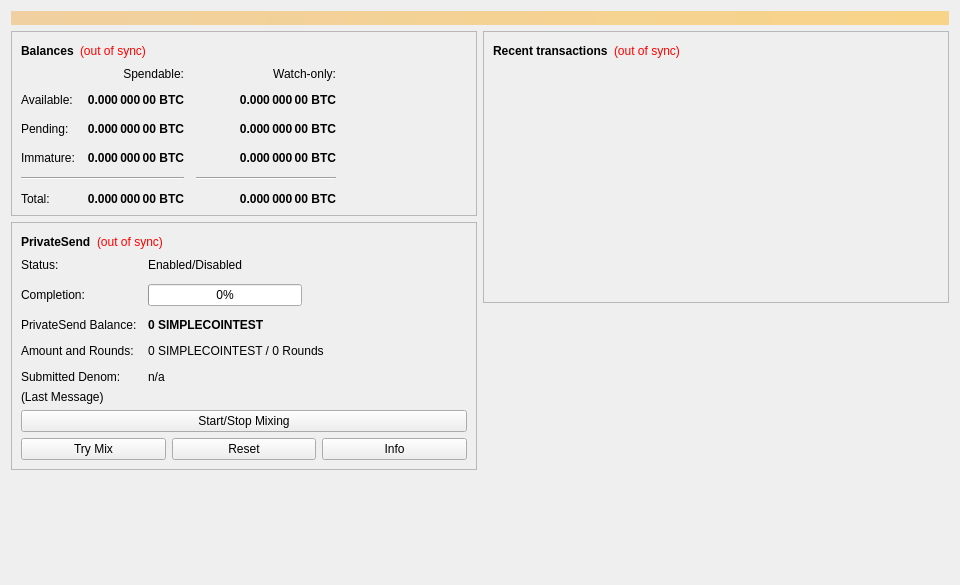
<?xml version="1.0" encoding="UTF-8"?>
<ui version="4.0">
 <class>OverviewPage</class>
 <widget class="QWidget" name="OverviewPage">
  <property name="geometry">
   <rect>
    <x>0</x>
    <y>0</y>
    <width>960</width>
    <height>585</height>
   </rect>
  </property>
  <property name="minimumSize">
   <size>
    <width>960</width>
    <height>0</height>
   </size>
  </property>
  <property name="windowTitle">
   <string>Form</string>
  </property>
  <layout class="QVBoxLayout" name="topLayout">
   <item>
    <widget class="QLabel" name="labelAlerts">
     <property name="visible">
      <bool>false</bool>
     </property>
     <property name="styleSheet">
      <string notr="true">QLabel { background-color: qlineargradient(x1: 0, y1: 0, x2: 1, y2: 0, stop:0 #F0D0A0, stop:1 #F8D488); color:#000000; }</string>
     </property>
     <property name="wordWrap">
      <bool>true</bool>
     </property>
     <property name="margin">
      <number>3</number>
     </property>
     <property name="textInteractionFlags">
      <set>Qt::TextSelectableByMouse</set>
     </property>
    </widget>
   </item>
   <item>
    <layout class="QHBoxLayout" name="horizontalLayout" stretch="1,1">
     <item>
      <layout class="QVBoxLayout" name="verticalLayout_2">
       <item>
        <widget class="QFrame" name="frame">
         <property name="frameShape">
          <enum>QFrame::StyledPanel</enum>
         </property>
         <property name="frameShadow">
          <enum>QFrame::Raised</enum>
         </property>
         <layout class="QVBoxLayout" name="verticalLayout_4">
          <item>
           <layout class="QHBoxLayout" name="horizontalLayout_4">
            <item>
             <widget class="QLabel" name="label_5">
              <property name="font">
               <font>
                <weight>75</weight>
                <bold>true</bold>
               </font>
              </property>
              <property name="text">
               <string>Balances</string>
              </property>
             </widget>
            </item>
            <item>
             <widget class="QLabel" name="labelWalletStatus">
              <property name="toolTip">
               <string>The displayed information may be out of date. Your wallet automatically synchronizes with the Simplecointest network after a connection is established, but this process has not completed yet.</string>
              </property>
              <property name="styleSheet">
               <string notr="true">QLabel { color: red; }</string>
              </property>
              <property name="text">
               <string notr="true">(out of sync)</string>
              </property>
              <property name="alignment">
               <set>Qt::AlignLeading|Qt::AlignLeft|Qt::AlignVCenter</set>
              </property>
             </widget>
            </item>
            <item>
             <spacer name="horizontalSpacer_3">
              <property name="orientation">
               <enum>Qt::Horizontal</enum>
              </property>
              <property name="sizeHint" stdset="0">
               <size>
                <width>40</width>
                <height>20</height>
               </size>
              </property>
             </spacer>
            </item>
           </layout>
          </item>
          <item>
           <layout class="QGridLayout" name="gridLayout">
            <property name="spacing">
             <number>12</number>
            </property>
            <item row="2" column="2">
             <widget class="QLabel" name="labelWatchPending">
              <property name="font">
               <font>
                <weight>75</weight>
                <bold>true</bold>
               </font>
              </property>
              <property name="cursor">
               <cursorShape>IBeamCursor</cursorShape>
              </property>
              <property name="toolTip">
               <string>Unconfirmed transactions to watch-only addresses</string>
              </property>
              <property name="text">
               <string notr="true">0.000 000 00 BTC</string>
              </property>
              <property name="alignment">
               <set>Qt::AlignRight|Qt::AlignTrailing|Qt::AlignVCenter</set>
              </property>
              <property name="textInteractionFlags">
               <set>Qt::LinksAccessibleByMouse|Qt::TextSelectableByKeyboard|Qt::TextSelectableByMouse</set>
              </property>
             </widget>
            </item>
            <item row="2" column="1">
             <widget class="QLabel" name="labelUnconfirmed">
              <property name="font">
               <font>
                <weight>75</weight>
                <bold>true</bold>
               </font>
              </property>
              <property name="cursor">
               <cursorShape>IBeamCursor</cursorShape>
              </property>
              <property name="toolTip">
               <string>Total of transactions that have yet to be confirmed, and do not yet count toward the spendable balance</string>
              </property>
              <property name="text">
               <string notr="true">0.000 000 00 BTC</string>
              </property>
              <property name="alignment">
               <set>Qt::AlignRight|Qt::AlignTrailing|Qt::AlignVCenter</set>
              </property>
              <property name="textInteractionFlags">
               <set>Qt::LinksAccessibleByMouse|Qt::TextSelectableByKeyboard|Qt::TextSelectableByMouse</set>
              </property>
             </widget>
            </item>
            <item row="3" column="2">
             <widget class="QLabel" name="labelWatchImmature">
              <property name="font">
               <font>
                <weight>75</weight>
                <bold>true</bold>
               </font>
              </property>
              <property name="cursor">
               <cursorShape>IBeamCursor</cursorShape>
              </property>
              <property name="toolTip">
               <string>Mined balance in watch-only addresses that has not yet matured</string>
              </property>
              <property name="text">
               <string notr="true">0.000 000 00 BTC</string>
              </property>
              <property name="alignment">
               <set>Qt::AlignRight|Qt::AlignTrailing|Qt::AlignVCenter</set>
              </property>
              <property name="textInteractionFlags">
               <set>Qt::LinksAccessibleByMouse|Qt::TextSelectableByKeyboard|Qt::TextSelectableByMouse</set>
              </property>
             </widget>
            </item>
            <item row="4" column="0" colspan="2">
             <widget class="Line" name="lineSpendableBalance">
              <property name="orientation">
               <enum>Qt::Horizontal</enum>
              </property>
             </widget>
            </item>
            <item row="4" column="2">
             <widget class="Line" name="lineWatchBalance">
              <property name="sizePolicy">
               <sizepolicy hsizetype="Preferred" vsizetype="Fixed">
                <horstretch>0</horstretch>
                <verstretch>0</verstretch>
               </sizepolicy>
              </property>
              <property name="minimumSize">
               <size>
                <width>140</width>
                <height>0</height>
               </size>
              </property>
              <property name="orientation">
               <enum>Qt::Horizontal</enum>
              </property>
             </widget>
            </item>
            <item row="5" column="0">
             <widget class="QLabel" name="labelTotalText">
              <property name="text">
               <string>Total:</string>
              </property>
             </widget>
            </item>
            <item row="3" column="1">
             <widget class="QLabel" name="labelImmature">
              <property name="font">
               <font>
                <weight>75</weight>
                <bold>true</bold>
               </font>
              </property>
              <property name="cursor">
               <cursorShape>IBeamCursor</cursorShape>
              </property>
              <property name="toolTip">
               <string>Mined balance that has not yet matured</string>
              </property>
              <property name="text">
               <string notr="true">0.000 000 00 BTC</string>
              </property>
              <property name="alignment">
               <set>Qt::AlignRight|Qt::AlignTrailing|Qt::AlignVCenter</set>
              </property>
              <property name="textInteractionFlags">
               <set>Qt::LinksAccessibleByMouse|Qt::TextSelectableByKeyboard|Qt::TextSelectableByMouse</set>
              </property>
             </widget>
            </item>
            <item row="2" column="3">
             <spacer name="horizontalSpacer_2">
              <property name="orientation">
               <enum>Qt::Horizontal</enum>
              </property>
              <property name="sizeHint" stdset="0">
               <size>
                <width>40</width>
                <height>20</height>
               </size>
              </property>
             </spacer>
            </item>
            <item row="3" column="0">
             <widget class="QLabel" name="labelImmatureText">
              <property name="text">
               <string>Immature:</string>
              </property>
             </widget>
            </item>
            <item row="5" column="1">
             <widget class="QLabel" name="labelTotal">
              <property name="font">
               <font>
                <weight>75</weight>
                <bold>true</bold>
               </font>
              </property>
              <property name="cursor">
               <cursorShape>IBeamCursor</cursorShape>
              </property>
              <property name="toolTip">
               <string>Your current total balance</string>
              </property>
              <property name="text">
               <string notr="true">0.000 000 00 BTC</string>
              </property>
              <property name="alignment">
               <set>Qt::AlignRight|Qt::AlignTrailing|Qt::AlignVCenter</set>
              </property>
              <property name="textInteractionFlags">
               <set>Qt::LinksAccessibleByMouse|Qt::TextSelectableByKeyboard|Qt::TextSelectableByMouse</set>
              </property>
             </widget>
            </item>
            <item row="5" column="2">
             <widget class="QLabel" name="labelWatchTotal">
              <property name="font">
               <font>
                <weight>75</weight>
                <bold>true</bold>
               </font>
              </property>
              <property name="cursor">
               <cursorShape>IBeamCursor</cursorShape>
              </property>
              <property name="toolTip">
               <string>Current total balance in watch-only addresses</string>
              </property>
              <property name="text">
               <string notr="true">0.000 000 00 BTC</string>
              </property>
              <property name="alignment">
               <set>Qt::AlignRight|Qt::AlignTrailing|Qt::AlignVCenter</set>
              </property>
              <property name="textInteractionFlags">
               <set>Qt::LinksAccessibleByMouse|Qt::TextSelectableByKeyboard|Qt::TextSelectableByMouse</set>
              </property>
             </widget>
            </item>
            <item row="0" column="2">
             <widget class="QLabel" name="labelWatchonly">
              <property name="text">
               <string>Watch-only:</string>
              </property>
              <property name="alignment">
               <set>Qt::AlignRight|Qt::AlignTrailing|Qt::AlignVCenter</set>
              </property>
             </widget>
            </item>
            <item row="1" column="0">
             <widget class="QLabel" name="labelBalanceText">
              <property name="text">
               <string>Available:</string>
              </property>
             </widget>
            </item>
            <item row="1" column="1">
             <widget class="QLabel" name="labelBalance">
              <property name="font">
               <font>
                <weight>75</weight>
                <bold>true</bold>
               </font>
              </property>
              <property name="cursor">
               <cursorShape>IBeamCursor</cursorShape>
              </property>
              <property name="toolTip">
               <string>Your current spendable balance</string>
              </property>
              <property name="text">
               <string notr="true">0.000 000 00 BTC</string>
              </property>
              <property name="alignment">
               <set>Qt::AlignRight|Qt::AlignTrailing|Qt::AlignVCenter</set>
              </property>
              <property name="textInteractionFlags">
               <set>Qt::LinksAccessibleByMouse|Qt::TextSelectableByKeyboard|Qt::TextSelectableByMouse</set>
              </property>
             </widget>
            </item>
            <item row="1" column="2">
             <widget class="QLabel" name="labelWatchAvailable">
              <property name="font">
               <font>
                <weight>75</weight>
                <bold>true</bold>
               </font>
              </property>
              <property name="cursor">
               <cursorShape>IBeamCursor</cursorShape>
              </property>
              <property name="toolTip">
               <string>Your current balance in watch-only addresses</string>
              </property>
              <property name="text">
               <string notr="true">0.000 000 00 BTC</string>
              </property>
              <property name="alignment">
               <set>Qt::AlignRight|Qt::AlignTrailing|Qt::AlignVCenter</set>
              </property>
              <property name="textInteractionFlags">
               <set>Qt::LinksAccessibleByMouse|Qt::TextSelectableByKeyboard|Qt::TextSelectableByMouse</set>
              </property>
             </widget>
            </item>
            <item row="2" column="0">
             <widget class="QLabel" name="labelPendingText">
              <property name="text">
               <string>Pending:</string>
              </property>
             </widget>
            </item>
            <item row="0" column="1">
             <widget class="QLabel" name="labelSpendable">
              <property name="text">
               <string>Spendable:</string>
              </property>
              <property name="alignment">
               <set>Qt::AlignRight|Qt::AlignTrailing|Qt::AlignVCenter</set>
              </property>
             </widget>
            </item>
           </layout>
          </item>
         </layout>
        </widget>
       </item>
       <item>
        <widget class="QFrame" name="framePrivateSend">
         <property name="layoutDirection">
          <enum>Qt::LeftToRight</enum>
         </property>
         <property name="frameShape">
          <enum>QFrame::StyledPanel</enum>
         </property>
         <property name="frameShadow">
          <enum>QFrame::Raised</enum>
         </property>
         <layout class="QVBoxLayout" name="VerticalLayout_PS1">
          <item>
           <layout class="QHBoxLayout" name="horizontalLayout_5">
            <item>
             <widget class="QLabel" name="labelPrivateSendHeader">
              <property name="font">
               <font>
                <weight>75</weight>
                <bold>true</bold>
               </font>
              </property>
              <property name="text">
               <string>PrivateSend</string>
              </property>
             </widget>
            </item>
            <item>
             <widget class="QLabel" name="labelPrivateSendSyncStatus">
              <property name="toolTip">
               <string>The displayed information may be out of date. Your wallet automatically synchronizes with the Simplecointest network after a connection is established, but this process has not completed yet.</string>
              </property>
              <property name="styleSheet">
               <string notr="true">QLabel { color: red; }</string>
              </property>
              <property name="text">
               <string notr="true">(out of sync)</string>
              </property>
              <property name="alignment">
               <set>Qt::AlignLeading|Qt::AlignLeft|Qt::AlignVCenter</set>
              </property>
             </widget>
            </item>
            <item>
             <spacer name="horizontalSpacer_4">
              <property name="orientation">
               <enum>Qt::Horizontal</enum>
              </property>
              <property name="sizeHint" stdset="0">
               <size>
                <width>40</width>
                <height>20</height>
               </size>
              </property>
             </spacer>
            </item>
           </layout>
          </item>
          <item>
           <layout class="QFormLayout" name="privateSendFormLayout">
            <property name="fieldGrowthPolicy">
             <enum>QFormLayout::AllNonFixedFieldsGrow</enum>
            </property>
            <property name="horizontalSpacing">
             <number>11</number>
            </property>
            <property name="verticalSpacing">
             <number>12</number>
            </property>
            <item row="0" column="0">
             <widget class="QLabel" name="labelPrivateSendEnabledText">
              <property name="text">
               <string>Status:</string>
              </property>
             </widget>
            </item>
            <item row="0" column="1">
             <widget class="QLabel" name="labelPrivateSendEnabled">
              <property name="text">
               <string>Enabled/Disabled</string>
              </property>
             </widget>
            </item>
            <item row="1" column="0">
             <widget class="QLabel" name="labelCompletitionText">
              <property name="text">
               <string>Completion:</string>
              </property>
             </widget>
            </item>
            <item row="1" column="1">
             <widget class="QProgressBar" name="privateSendProgress">
              <property name="maximumSize">
               <size>
                <width>154</width>
                <height>16777215</height>
               </size>
              </property>
              <property name="value">
               <number>0</number>
              </property>
             </widget>
            </item>
            <item row="2" column="0">
             <widget class="QLabel" name="labelAnonymizedText">
              <property name="text">
               <string>PrivateSend Balance:</string>
              </property>
             </widget>
            </item>
            <item row="2" column="1">
             <widget class="QLabel" name="labelAnonymized">
              <property name="font">
               <font>
                <weight>75</weight>
                <bold>true</bold>
               </font>
              </property>
              <property name="text">
               <string notr="true">0 SIMPLECOINTEST</string>
              </property>
             </widget>
            </item>
            <item row="3" column="0">
             <widget class="QLabel" name="labelAmountAndRoundsText">
              <property name="text">
               <string>Amount and Rounds:</string>
              </property>
             </widget>
            </item>
            <item row="3" column="1">
             <widget class="QLabel" name="labelAmountRounds">
              <property name="text">
               <string>0 SIMPLECOINTEST / 0 Rounds</string>
              </property>
             </widget>
            </item>
            <item row="4" column="0">
             <widget class="QLabel" name="labelSubmittedDenomText">
              <property name="text">
               <string>Submitted Denom:</string>
              </property>
             </widget>
            </item>
            <item row="4" column="1">
             <widget class="QLabel" name="labelSubmittedDenom">
              <property name="toolTip">
               <string>The denominations you submitted to the Masternode.&lt;br&gt;To mix, other users must submit the exact same denominations.</string>
              </property>
              <property name="text">
               <string>n/a</string>
              </property>
             </widget>
            </item>
           </layout>
          </item>
          <item>
           <layout class="QVBoxLayout" name="VerticalLayout_PS">
            <item>
             <widget class="QLabel" name="labelPrivateSendLastMessage">
              <property name="text">
               <string>(Last Message)</string>
              </property>
              <property name="alignment">
               <set>Qt::AlignLeading|Qt::AlignLeft|Qt::AlignTop</set>
              </property>
              <property name="wordWrap">
               <bool>true</bool>
              </property>
             </widget>
            </item>
            <item>
             <widget class="QPushButton" name="togglePrivateSend">
              <property name="sizePolicy">
               <sizepolicy hsizetype="MinimumExpanding" vsizetype="Fixed">
                <horstretch>0</horstretch>
                <verstretch>0</verstretch>
               </sizepolicy>
              </property>
              <property name="text">
               <string>Start/Stop Mixing</string>
              </property>
             </widget>
            </item>
            <item>
             <layout class="QHBoxLayout" name="horizontalLayout_debugbuttons">
              <item>
               <widget class="QPushButton" name="privateSendAuto">
                <property name="sizePolicy">
                 <sizepolicy hsizetype="MinimumExpanding" vsizetype="Fixed">
                  <horstretch>0</horstretch>
                  <verstretch>0</verstretch>
                 </sizepolicy>
                </property>
                <property name="toolTip">
                 <string>Try to manually submit a PrivateSend request.</string>
                </property>
                <property name="text">
                 <string>Try Mix</string>
                </property>
               </widget>
              </item>
              <item>
               <widget class="QPushButton" name="privateSendReset">
                <property name="sizePolicy">
                 <sizepolicy hsizetype="MinimumExpanding" vsizetype="Fixed">
                  <horstretch>0</horstretch>
                  <verstretch>0</verstretch>
                 </sizepolicy>
                </property>
                <property name="toolTip">
                 <string>Reset the current status of PrivateSend (can interrupt PrivateSend if it's in the process of Mixing, which can cost you money!)</string>
                </property>
                <property name="autoFillBackground">
                 <bool>false</bool>
                </property>
                <property name="text">
                 <string>Reset</string>
                </property>
               </widget>
              </item>
              <item>
               <widget class="QPushButton" name="privateSendInfo">
                <property name="sizePolicy">
                 <sizepolicy hsizetype="MinimumExpanding" vsizetype="Fixed">
                  <horstretch>0</horstretch>
                  <verstretch>0</verstretch>
                 </sizepolicy>
                </property>
                <property name="toolTip">
                 <string>Information about PrivateSend and Mixing</string>
                </property>
                <property name="text">
                 <string>Info</string>
                </property>
               </widget>
              </item>
             </layout>
            </item>
           </layout>
          </item>
         </layout>
        </widget>
       </item>
       <item>
        <spacer name="verticalSpacer">
         <property name="orientation">
          <enum>Qt::Vertical</enum>
         </property>
         <property name="sizeHint" stdset="0">
          <size>
           <width>20</width>
           <height>40</height>
          </size>
         </property>
        </spacer>
       </item>
      </layout>
     </item>
     <item>
      <layout class="QVBoxLayout" name="verticalLayout_3">
       <item>
        <widget class="QFrame" name="frame_2">
         <property name="frameShape">
          <enum>QFrame::StyledPanel</enum>
         </property>
         <property name="frameShadow">
          <enum>QFrame::Raised</enum>
         </property>
         <layout class="QVBoxLayout" name="verticalLayout">
          <item>
           <layout class="QHBoxLayout" name="horizontalLayout_2">
            <item>
             <widget class="QLabel" name="label_4">
              <property name="font">
               <font>
                <weight>75</weight>
                <bold>true</bold>
               </font>
              </property>
              <property name="text">
               <string>Recent transactions</string>
              </property>
             </widget>
            </item>
            <item>
             <widget class="QLabel" name="labelTransactionsStatus">
              <property name="toolTip">
               <string>The displayed information may be out of date. Your wallet automatically synchronizes with the Simplecointest network after a connection is established, but this process has not completed yet.</string>
              </property>
              <property name="styleSheet">
               <string notr="true">QLabel { color: red; }</string>
              </property>
              <property name="text">
               <string notr="true">(out of sync)</string>
              </property>
              <property name="alignment">
               <set>Qt::AlignLeading|Qt::AlignLeft|Qt::AlignVCenter</set>
              </property>
             </widget>
            </item>
            <item>
             <spacer name="horizontalSpacer">
              <property name="orientation">
               <enum>Qt::Horizontal</enum>
              </property>
              <property name="sizeHint" stdset="0">
               <size>
                <width>40</width>
                <height>20</height>
               </size>
              </property>
             </spacer>
            </item>
           </layout>
          </item>
          <item>
           <widget class="QListView" name="listTransactions">
            <property name="styleSheet">
             <string notr="true">QListView { background: transparent; }</string>
            </property>
            <property name="frameShape">
             <enum>QFrame::NoFrame</enum>
            </property>
            <property name="verticalScrollBarPolicy">
             <enum>Qt::ScrollBarAlwaysOff</enum>
            </property>
            <property name="horizontalScrollBarPolicy">
             <enum>Qt::ScrollBarAlwaysOff</enum>
            </property>
            <property name="selectionMode">
             <enum>QAbstractItemView::NoSelection</enum>
            </property>
           </widget>
          </item>
         </layout>
        </widget>
       </item>
       <item>
        <spacer name="verticalSpacer_2">
         <property name="orientation">
          <enum>Qt::Vertical</enum>
         </property>
         <property name="sizeHint" stdset="0">
          <size>
           <width>20</width>
           <height>40</height>
          </size>
         </property>
        </spacer>
       </item>
      </layout>
     </item>
    </layout>
   </item>
  </layout>
 </widget>
 <resources/>
 <connections/>
</ui>
